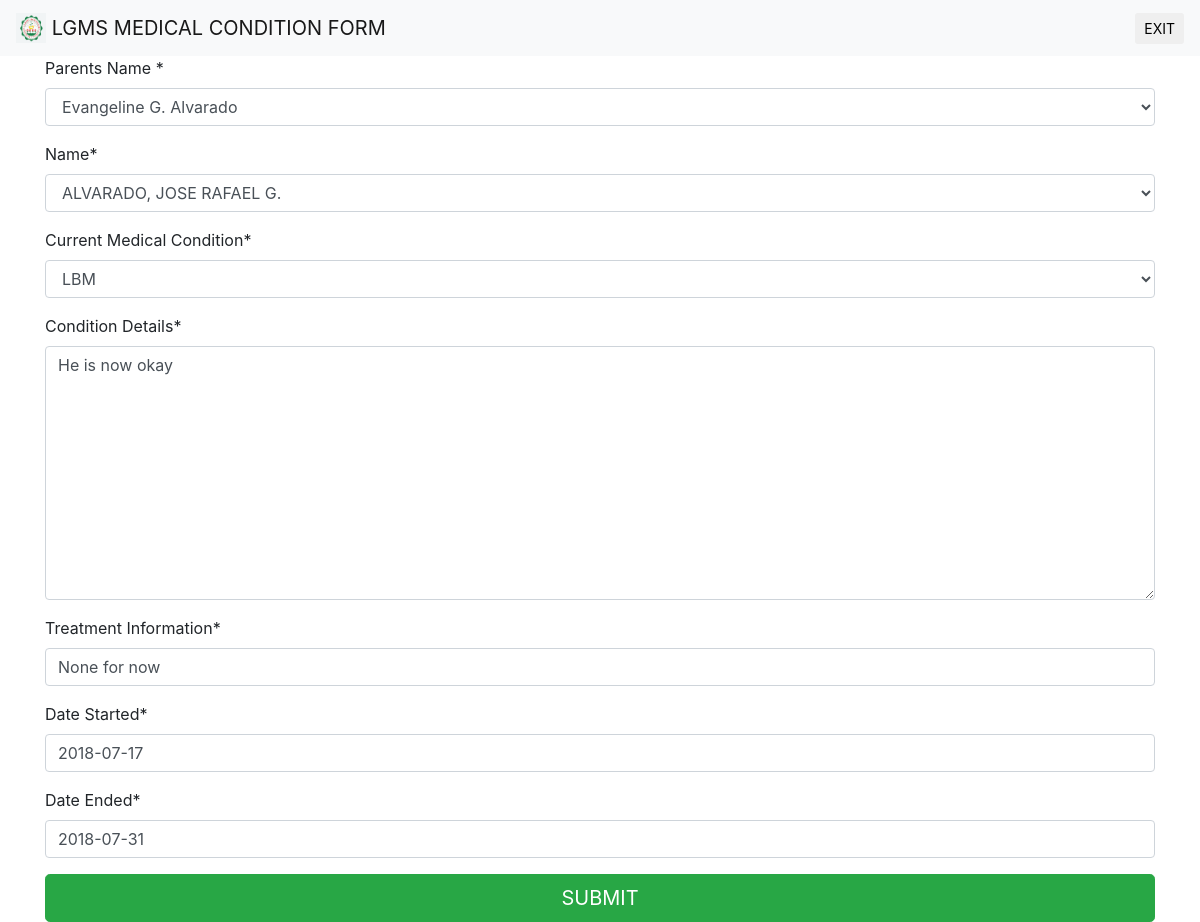
/presentcondition/1/, run on the app's committed database.
### students/models.py (models this page shows, shortened)
class PresentCondition(models.Model):
    user = models.ForeignKey(settings.AUTH_USER_MODEL, max_length=64, on_delete=models.CASCADE, blank=False, null=True, verbose_name=" Parents Name ")
    name = models.ForeignKey('Students', max_length=64, on_delete=models.CASCADE)
    presentconditionchoices = {
        ('C', 'COLDS'),
        ('D', 'DIARRHEA'),
        ('L', 'LBM'),
        ('CO', 'COUGH'),
        ('F', 'FEVER'),
        ('H', 'HEADACHE'),
        ('S', 'STOMACH ACHE'),
        ('V', 'VOMITING'),
        ('0', 'OTHERS'),
    }
    currentcondition = models.CharField('Current Medical Condition', choices=presentconditionchoices, max_length=64)
    conditiondetails = models.TextField('Condition Details', max_length=64, blank=False)
    treatmentdetails = models.CharField('Treatment Information', max_length=64)
    startperiodofillness = models.DateField('Date Started', default=date.today)
    endperiodillness = models.DateField('Date Ended', default=date.today)
    class Meta:
        verbose_name_plural = 'Student Present Condition'

class CustomUser(AbstractUser):
    name = models.CharField('Mothers Complete Name', blank=True, max_length=64)
    fathersname = models.CharField('Fathers Complete Name', blank=True, max_length=64)
    guardiansname = models.CharField('Guardians Complete Name', blank=True, max_length=64)
    address = models.CharField('Full Address', max_length=300, blank=True)
    dateofbirth = models.DateField('Date of Birth', default=date.today)
    studentname = models.ForeignKey('Students', max_length=64, on_delete=models.CASCADE, blank=False, null=True, editable=True)
    dateuserjoined = models.DateTimeField('Date Registered', default=django.utils.timezone.now)
    dateupdatedbio = models.DateTimeField('Date Updated', default=django.utils.timezone.now)
    mobilenumber = PhoneNumberField('Mobile Number',help_text='MOBILE FORMAT : +639178888888', blank=True)
    homenumber = PhoneNumberField('Landline Number', blank=True, help_text='landline : +6328888888')
    profilepic = models.ImageField('Profile Picture',upload_to='profile_image', blank=True)
    studentbioidinfo = models.ForeignKey('StudentBio', max_length=10, on_delete=models.CASCADE, blank=False, null=True)
    typeofapplication = {
        ('CASA PROGRAM', 'CASA Program'),
        ('GRADE SCHOOL PROGRAM', 'Grade School Program'),
        ('JUNIOR HIGH SCHOOL PROGRAM', 'Junior High School Program'),
        ('SENIOR HIGH SCHOOL PROGRAM', 'Senior High School Program'),
        ('SPED', 'Special Education Program'),
    }
    applicationtype = models.CharField(max_length=64, choices=typeofapplication, blank=True, default='CASA PROGRAM', help_text="Choose Application Program")
    civilstats = {
        ('M', 'Married'),
        ('SP', 'Single Parent'),
        ('D', 'Divorcee'),
        ('W', 'Widowed'),
    }
    civilstatus = models.CharField(max_length=20, choices=civilstats, blank=True, default='M', help_text="Please select Civit Status")
    religionchoices = {
        ('C', 'Catholic'),
        ('B', 'Buddhist'),
        ('M', 'Muslim'),
        ('I', 'INC'),
    }
    religion = models.CharField(max_length=30, choices=religionchoices, blank=True, default='C', help_text="Please select Religion")
    def __str__(self):
        return '%s' % (self.name)
    class Meta:
        verbose_name_plural = "Users Information"
    class Meta:
        ordering = ['name']

### students/views.py (the view)
# urls.py: path('presentcondition/<int:pk>/', PresentConditionUpdate.as_view(), name='presentcondition-update'),
class PresentConditionUpdate(UpdateView):
    model = PresentCondition
    fields = ['user', 'name', 'currentcondition', 'conditiondetails', 'treatmentdetails', 'startperiodofillness', 'endperiodillness']

### students/models.py (called while the page is built)
    def __str__(self):
        return '%s' % (self.studentname)

### students/templates/students/presentcondition_form.html (shortened to what this page needs)
{% extends 'base.html'%}
{% load crispy_forms_tags %}}
{% block content %}
<nav class="navbar navbar-light bg-light">
  <a class="navbar-brand" href="#">
    {% load static %}
    <img src="{% static 'images/lgmslogo.jpg'%}" width="30" height="30" class="d-inline-block align-top" alt="">
    LGMS MEDICAL CONDITION FORM
  </a>
  <a href="{% url 'logout'  %}">
    <button type="button" class="btn btn-default btn-sm {% url 'logout' %}">
     EXIT
    </button>
  </a>
</nav>
<div class="container">
  <form method="post">
    {{ form | crispy }}
    <button class="btn btn-lg btn-success btn-block" type="submit">SUBMIT</button>
  </form>
</div>
{% endblock %}

### data on the page
PresentCondition: user "Evangeline G. Alvarado", currentcondition "LBM", conditiondetails "He is now okay", treatmentdetails "None for now", startperiodofillness "2018-07-17", endperiodillness "2018-07-31"
CustomUser: name "ALVARADO, JOSE RAFAEL G."
